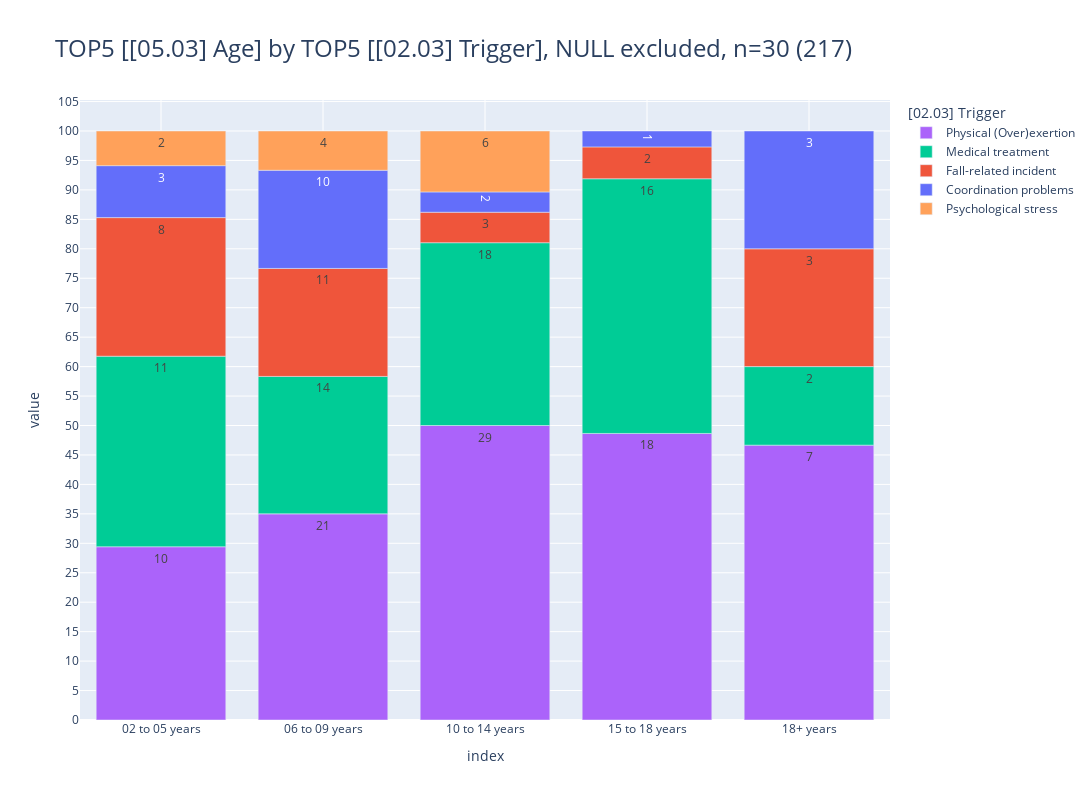

Notebook code cell kept with this figure:
### Markdown cell above
### <a id='toc1_4_6_'></a>[slide 6](#toc0_)

### Code cell
# todo create new variable
slide4=df_slides.find_cols([
    "[02.03]",
    "[05.03]"
    ])
create_multi_chart(df_slides[slide4])
#_df

### Figure 1 — Plotly figure (JSON) as saved in the notebook; plotly's stock layout.template omitted (floating-point values rounded to 4 significant figures)
{"data": [{"hovertemplate": "col=Physical (Over)exertion<br>index=%{x}<br>value=%{y}<br>cnt_str=%{text}<extra></extra>", "legendgroup": "Physical (Over)exertion", "marker": {"color": "#AB63FA", "pattern": {"shape": ""}}, "name": "Physical (Over)exertion", "orientation": "v", "showlegend": true, "text": ["10", "21", "29", "18", "7"], "textposition": "auto", "type": "bar", "x": ["02 to 05 years", "06 to 09 years", "10 to 14 years", "15 to 18 years", "18+ years"], "xaxis": "x", "y": [10, 21, 29, 18, 7], "yaxis": "y"}, {"hovertemplate": "col=Medical treatment<br>index=%{x}<br>value=%{y}<br>cnt_str=%{text}<extra></extra>", "legendgroup": "Medical treatment", "marker": {"color": "#00CC96", "pattern": {"shape": ""}}, "name": "Medical treatment", "orientation": "v", "showlegend": true, "text": ["11", "14", "18", "16", "2"], "textposition": "auto", "type": "bar", "x": ["02 to 05 years", "06 to 09 years", "10 to 14 years", "15 to 18 years", "18+ years"], "xaxis": "x", "y": [11, 14, 18, 16, 2], "yaxis": "y"}, {"hovertemplate": "col=Fall-related incident<br>index=%{x}<br>value=%{y}<br>cnt_str=%{text}<extra></extra>", "legendgroup": "Fall-related incident", "marker": {"color": "#EF553B", "pattern": {"shape": ""}}, "name": "Fall-related incident", "orientation": "v", "showlegend": true, "text": ["8", "11", "3", "2", "3"], "textposition": "auto", "type": "bar", "x": ["02 to 05 years", "06 to 09 years", "10 to 14 years", "15 to 18 years", "18+ years"], "xaxis": "x", "y": [8, 11, 3, 2, 3], "yaxis": "y"}, {"hovertemplate": "col=Coordination problems<br>index=%{x}<br>value=%{y}<br>cnt_str=%{text}<extra></extra>", "legendgroup": "Coordination problems", "marker": {"color": "#636EFA", "pattern": {"shape": ""}}, "name": "Coordination problems", "orientation": "v", "showlegend": true, "text": ["3", "10", "2", "1", "3"], "textposition": "auto", "type": "bar", "x": ["02 to 05 years", "06 to 09 years", "10 to 14 years", "15 to 18 years", "18+ years"], "xaxis": "x", "y": [3, 10, 2, 1, 3], "yaxis": "y"}, {"hovertemplate": "col=Psychological stress<br>index=%{x}<br>value=%{y}<br>cnt_str=%{text}<extra></extra>", "legendgroup": "Psychological stress", "marker": {"color": "#FFA15A", "pattern": {"shape": ""}}, "name": "Psychological stress", "orientation": "v", "showlegend": true, "text": ["2", "4", "6"], "textposition": "auto", "type": "bar", "x": ["02 to 05 years", "06 to 09 years", "10 to 14 years"], "xaxis": "x", "y": [2, 4, 6], "yaxis": "y"}], "layout": {"barmode": "relative", "barnorm": "percent", "height": 800, "legend": {"title": {"text": "[02.03] Trigger"}, "tracegroupgap": 0, "traceorder": "normal"}, "title": {"font": {"size": 24}, "text": "TOP5 [[05.03] Age] by TOP5 [[02.03] Trigger], NULL excluded, n=30 (217)", "xanchor": "left", "y": 0.95, "yanchor": "top"}, "width": 1600, "xaxis": {"anchor": "y", "categoryarray": ["02 to 05 years", "06 to 09 years", "10 to 14 years", "15 to 18 years", "18+ years"], "categoryorder": "array", "domain": [0, 1], "gridwidth": 1, "showgrid": true, "title": {"text": "index"}}, "yaxis": {"anchor": "x", "domain": [0, 1], "dtick": 5, "gridwidth": 1, "showgrid": true, "title": {"text": "value"}}}}
